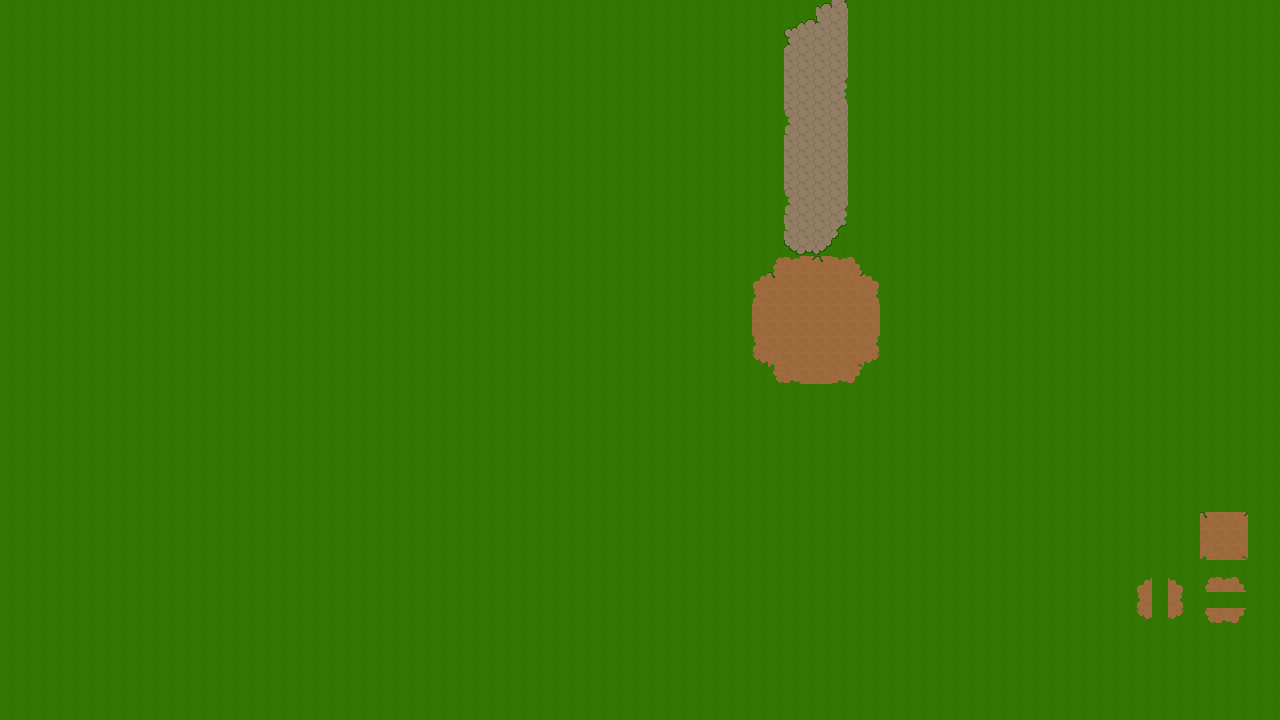

The image is a tile-based game level rendered from a .tmx file. Its description and source (layers, tilesets, objects; grid data summarised) follow:
An orthogonal 80x45 tile map with 16x16 px tiles, 2 tile layers (Grass, Stone).

<map version="1.10" tiledversion="1.11.2" orientation="orthogonal" renderorder="right-down" width="80" height="45" tilewidth="16" tileheight="16" infinite="0" nextlayerid="3" nextobjectid="1">
 <tileset firstgid="1" name="Floors_Tiles" tilewidth="16" tileheight="16" tilecount="650" columns="25">
  <image source="Pixel Crawler - Free Pack\Environment\Tilesets\Floors_Tiles.png" width="400" height="416" />
 </tileset>
 <layer id="1" name="Grass" width="80" height="45">
  <data>[3600 cells, 3600 non-empty, 1 distinct tile ids]</data>
 </layer>
 <layer id="2" name="Stone" width="80" height="45">
  <data>[3600 cells, 142 non-empty, 23 distinct tile ids]</data>
 </layer>
</map>
